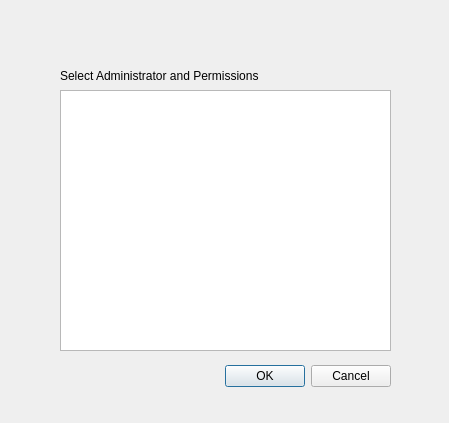
<ui version="4.0" >
 <class>setItemPermissionsDialog</class>
 <widget class="QDialog" name="setItemPermissionsDialog" >
  <property name="geometry" >
   <rect>
    <x>0</x>
    <y>0</y>
    <width>449</width>
    <height>423</height>
   </rect>
  </property>
  <property name="windowTitle" >
   <string>Set Item Permissions</string>
  </property>
  <widget class="QTreeView" name="view" >
   <property name="geometry" >
    <rect>
     <x>60</x>
     <y>90</y>
     <width>331</width>
     <height>261</height>
    </rect>
   </property>
   <property name="editTriggers" >
    <set>QAbstractItemView::NoEditTriggers</set>
   </property>
  </widget>
  <widget class="QDialogButtonBox" name="buttonBox" >
   <property name="geometry" >
    <rect>
     <x>50</x>
     <y>360</y>
     <width>341</width>
     <height>32</height>
    </rect>
   </property>
   <property name="orientation" >
    <enum>Qt::Horizontal</enum>
   </property>
   <property name="standardButtons" >
    <set>QDialogButtonBox::Cancel|QDialogButtonBox::Ok</set>
   </property>
  </widget>
  <widget class="QWidget" name="layoutWidget" >
   <property name="geometry" >
    <rect>
     <x>60</x>
     <y>40</y>
     <width>328</width>
     <height>43</height>
    </rect>
   </property>
   <layout class="QHBoxLayout" name="horizontalLayout" >
    <item>
     <widget class="QLabel" name="label" >
      <property name="text" >
       <string>Select Administrator and Permissions</string>
      </property>
      <property name="alignment" >
       <set>Qt::AlignBottom|Qt::AlignLeading|Qt::AlignLeft</set>
      </property>
     </widget>
    </item>
    <item>
     <spacer name="horizontalSpacer" >
      <property name="orientation" >
       <enum>Qt::Horizontal</enum>
      </property>
      <property name="sizeHint" stdset="0" >
       <size>
        <width>40</width>
        <height>20</height>
       </size>
      </property>
     </spacer>
    </item>
    <item>
     <layout class="QVBoxLayout" name="verticalLayout" >
      <property name="spacing" >
       <number>0</number>
      </property>
     </layout>
    </item>
   </layout>
  </widget>
 </widget>
 <resources/>
 <connections/>
</ui>
